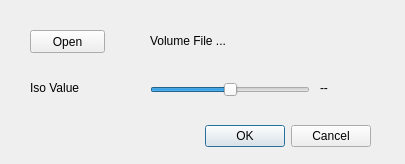
<?xml version="1.0" encoding="UTF-8"?>
<ui version="4.0">
 <class>MCDialog</class>
 <widget class="QDialog" name="MCDialog">
  <property name="geometry">
   <rect>
    <x>0</x>
    <y>0</y>
    <width>405</width>
    <height>164</height>
   </rect>
  </property>
  <property name="sizePolicy">
   <sizepolicy hsizetype="Fixed" vsizetype="Fixed">
    <horstretch>0</horstretch>
    <verstretch>0</verstretch>
   </sizepolicy>
  </property>
  <property name="windowTitle">
   <string>Params</string>
  </property>
  <widget class="QDialogButtonBox" name="buttonBox">
   <property name="geometry">
    <rect>
     <x>30</x>
     <y>120</y>
     <width>341</width>
     <height>32</height>
    </rect>
   </property>
   <property name="orientation">
    <enum>Qt::Horizontal</enum>
   </property>
   <property name="standardButtons">
    <set>QDialogButtonBox::Cancel|QDialogButtonBox::Ok</set>
   </property>
  </widget>
  <widget class="QPushButton" name="fileButton">
   <property name="geometry">
    <rect>
     <x>30</x>
     <y>30</y>
     <width>75</width>
     <height>23</height>
    </rect>
   </property>
   <property name="text">
    <string>Open</string>
   </property>
  </widget>
  <widget class="QLabel" name="fileLabel">
   <property name="geometry">
    <rect>
     <x>150</x>
     <y>20</y>
     <width>221</width>
     <height>41</height>
    </rect>
   </property>
   <property name="text">
    <string>Volume File ...</string>
   </property>
   <property name="wordWrap">
    <bool>true</bool>
   </property>
  </widget>
  <widget class="QLabel" name="isoValueLabel">
   <property name="geometry">
    <rect>
     <x>30</x>
     <y>80</y>
     <width>61</width>
     <height>16</height>
    </rect>
   </property>
   <property name="text">
    <string>Iso Value</string>
   </property>
  </widget>
  <widget class="QSlider" name="isoValueSlider">
   <property name="geometry">
    <rect>
     <x>150</x>
     <y>80</y>
     <width>160</width>
     <height>19</height>
    </rect>
   </property>
   <property name="singleStep">
    <number>1</number>
   </property>
   <property name="value">
    <number>50</number>
   </property>
   <property name="orientation">
    <enum>Qt::Horizontal</enum>
   </property>
  </widget>
  <widget class="QLabel" name="isoValueDispLabel">
   <property name="geometry">
    <rect>
     <x>320</x>
     <y>80</y>
     <width>61</width>
     <height>16</height>
    </rect>
   </property>
   <property name="text">
    <string>--</string>
   </property>
  </widget>
 </widget>
 <resources/>
 <connections>
  <connection>
   <sender>buttonBox</sender>
   <signal>accepted()</signal>
   <receiver>MCDialog</receiver>
   <slot>accept()</slot>
   <hints>
    <hint type="sourcelabel">
     <x>248</x>
     <y>254</y>
    </hint>
    <hint type="destinationlabel">
     <x>157</x>
     <y>274</y>
    </hint>
   </hints>
  </connection>
  <connection>
   <sender>buttonBox</sender>
   <signal>rejected()</signal>
   <receiver>MCDialog</receiver>
   <slot>reject()</slot>
   <hints>
    <hint type="sourcelabel">
     <x>316</x>
     <y>260</y>
    </hint>
    <hint type="destinationlabel">
     <x>286</x>
     <y>274</y>
    </hint>
   </hints>
  </connection>
 </connections>
</ui>
